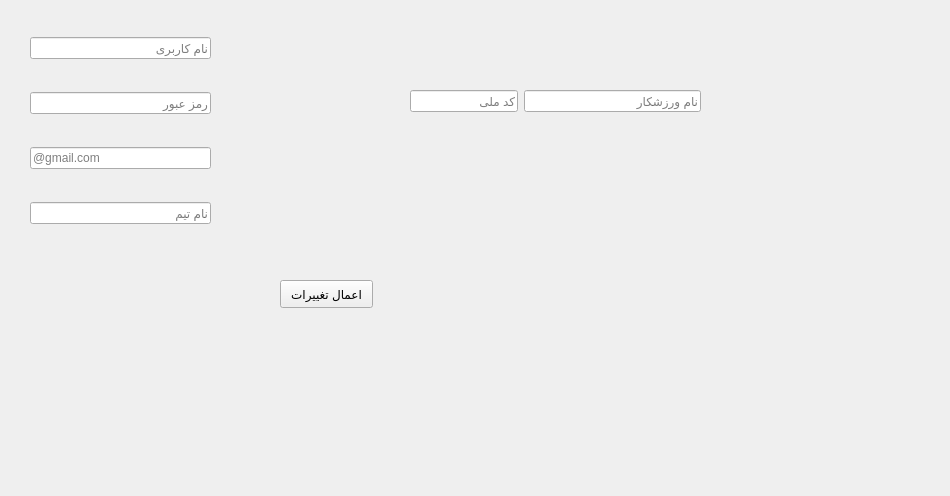
<?xml version="1.0" encoding="UTF-8"?>
<ui version="4.0">
 <class>edit_boxing_participant</class>
 <widget class="QWidget" name="edit_boxing_participant">
  <property name="geometry">
   <rect>
    <x>0</x>
    <y>0</y>
    <width>950</width>
    <height>496</height>
   </rect>
  </property>
  <property name="windowTitle">
   <string>Form</string>
  </property>
  <widget class="QPushButton" name="edit">
   <property name="geometry">
    <rect>
     <x>280</x>
     <y>280</y>
     <width>93</width>
     <height>28</height>
    </rect>
   </property>
   <property name="text">
    <string>اعمال تغییرات</string>
   </property>
  </widget>
  <widget class="QWidget" name="gridLayoutWidget">
   <property name="geometry">
    <rect>
     <x>30</x>
     <y>10</y>
     <width>181</width>
     <height>241</height>
    </rect>
   </property>
   <layout class="QGridLayout" name="gridLayout_2">
    <item row="0" column="0">
     <widget class="QLineEdit" name="usename">
      <property name="placeholderText">
       <string>نام کاربری </string>
      </property>
     </widget>
    </item>
    <item row="1" column="0">
     <widget class="QLineEdit" name="pass">
      <property name="placeholderText">
       <string>رمز عبور</string>
      </property>
     </widget>
    </item>
    <item row="2" column="0">
     <widget class="QLineEdit" name="email">
      <property name="placeholderText">
       <string>@gmail.com</string>
      </property>
     </widget>
    </item>
    <item row="3" column="0">
     <widget class="QLineEdit" name="team_name">
      <property name="placeholderText">
       <string>نام تیم</string>
      </property>
     </widget>
    </item>
   </layout>
  </widget>
  <widget class="QWidget" name="formLayoutWidget_7">
   <property name="geometry">
    <rect>
     <x>410</x>
     <y>90</y>
     <width>291</width>
     <height>71</height>
    </rect>
   </property>
   <layout class="QFormLayout" name="formLayout_8">
    <property name="sizeConstraint">
     <enum>QLayout::SetDefaultConstraint</enum>
    </property>
    <property name="fieldGrowthPolicy">
     <enum>QFormLayout::AllNonFixedFieldsGrow</enum>
    </property>
    <property name="rowWrapPolicy">
     <enum>QFormLayout::DontWrapRows</enum>
    </property>
    <item row="0" column="0">
     <widget class="QLineEdit" name="code_meli_2">
      <property name="text">
       <string/>
      </property>
      <property name="placeholderText">
       <string>کد ملی</string>
      </property>
     </widget>
    </item>
    <item row="0" column="1">
     <widget class="QLineEdit" name="name_2">
      <property name="placeholderText">
       <string>نام ورزشکار</string>
      </property>
     </widget>
    </item>
   </layout>
  </widget>
 </widget>
 <resources/>
 <connections/>
</ui>
